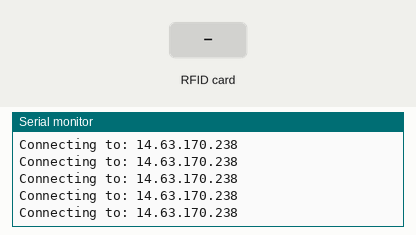
Recording of a sketch running on a simulated ESP8266 (NodeMCU). Parts: the last lines printed to the serial monitor. The test bench sets the inputs (shaded band). WiFi joins after 1.5 s; servers stay silent unless stated; uploads are accepted with an empty reply.

Above: at 2.7 s.
2.8 s: RFID card 5E 7A 19 C4 held to the reader
At 4.3 s:
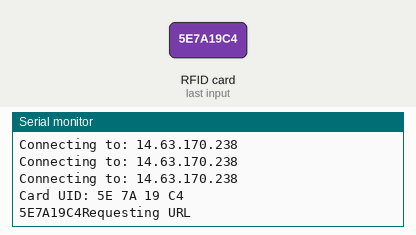
At 10.0 s:
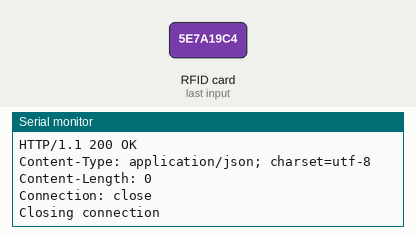

The sketch:

RFID-ESP8266-SVR.ino
```cpp
#include <SPI.h>
#include <MFRC522.h>
#include <ESP8266WiFi.h>
#include <string.h>

#define RST_PIN         15           // Configurable, see typical pin layout above
#define SS_PIN          2          // Configurable, see typical pin layout above

const char* ssid = "Hanam_Public";
const char* password = "";
const char* host="14.63.170.238";

MFRC522 mfrc522(SS_PIN, RST_PIN);   // Create MFRC522 instance.
/*
 * Initialize.
 */
 byte* data;
String a;
String b;
String c;
String d;

 WiFiClient client;
void setup() {
    Serial.begin(115200);         // Initialize serial communications with the PC
    while (!Serial);            // Do nothing if no serial port is opened (added for Arduinos based on ATMEGA32U4)
    SPI.begin();                // Init SPI bus
    mfrc522.PCD_Init();         // Init MFRC522 card
    //for wifi
    Serial.print("Connecting to ");
    Serial.println(ssid);

    WiFi.begin(ssid, password);
    while(WiFi.status() !=WL_CONNECTED)
    {
      delay(500);
      Serial.print(".");
    }
    Serial.println();
    Serial.println("Wifi connected");
    Serial.println("IP adress: ");
    Serial.println(WiFi.localIP());
    Serial.println("NesMask: ");
    Serial.println(WiFi.subnetMask());
    Serial.println("Getway: ");
    Serial.println(WiFi.gatewayIP());
    //End

    Serial.println(F("RFID Read: "));
}

void loop() {
//Connection to server
  Serial.print("Connecting to: ");
  Serial.println(host);


 const int httpPort= 80;
 if(!client.connect(host,httpPort))
 {
  Serial.println("Connection failed");
  return;
 }


  // Look for new cards
  if ( ! mfrc522.PICC_IsNewCardPresent()) {
    delay(50);
    return;
  }
  // Select one of the cards
  if ( ! mfrc522.PICC_ReadCardSerial()) {
    delay(50);
    return;
  }
  // Show some details of the PICC (that is: the tag/card)
  Serial.print(F("Card UID:"));
  dump_byte_array(mfrc522.uid.uidByte, mfrc522.uid.size);
  Serial.println();

  data = mfrc522.uid.uidByte, mfrc522.uid.size;
  for(int i=0; i<4; i++)
  {
    Serial.print(data[i],HEX);
  }
  a=String(data[0],HEX);
b=String(data[1],HEX);
c=String(data[2],HEX);
d=String(data[3],HEX);
a.toUpperCase();
b.toUpperCase();
c.toUpperCase();
d.toUpperCase();

  //Data sending
 String url ="/index.php?rfid="+ String(a)+String(b)+String(c)+String(d);
 Serial.println("Requesting URL  ");
 //Serial.println(url);

 client.print(String("GET ") + url + " HTTP/1.0\r\n" +
               "Host: " + host + "\r\n" +
               "Connection: close\r\n\r\n");

 delay(5000);
 while(client.available())
 {
  String line = client.readStringUntil('\r');
  Serial.print(line);
 }
 Serial.println();
 Serial.println("Closing connection");
 delay(5000);
}

// Helper routine to dump a byte array as hex values to Serial
void dump_byte_array(byte *buffer, byte bufferSize) {
  for (byte i = 0; i < bufferSize; i++) {
    Serial.print(buffer[i] < 0x10 ? " 0" : " ");
    Serial.print(buffer[i], HEX);
  }
}
```

Measured:
- after the input at 2.8 s, the serial monitor: prints a new line after 0.06 s (image 1)
